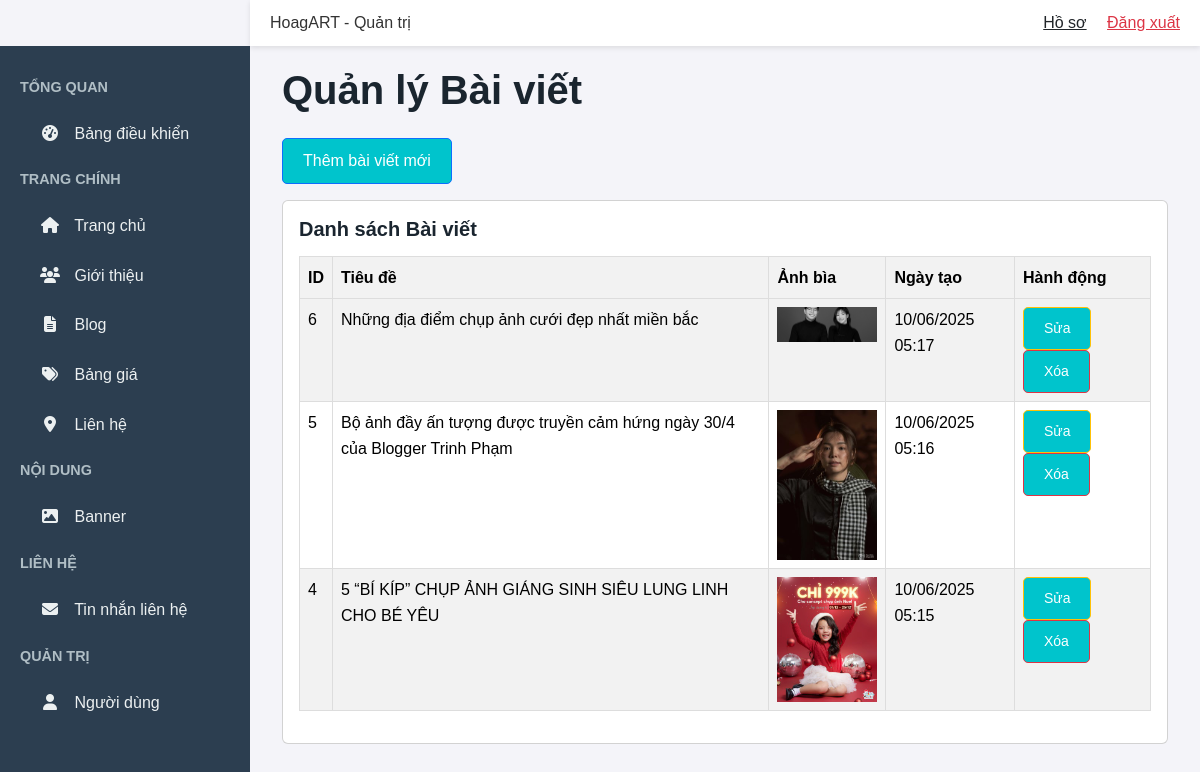
Page /admin/posts (signed in) on the committed database.
### app/models/post.py (models this page shows)
class Post(db.Model):
    id = db.Column(db.Integer, primary_key=True)
    title = db.Column(db.String(200), nullable=False)
    content = db.Column(db.Text, nullable=False)
    image_url = db.Column(db.String(200), nullable=True)
    created_at = db.Column(db.DateTime, default=datetime.utcnow)
    user_id = db.Column(db.Integer, db.ForeignKey('user.id'), nullable=False)
    user = db.relationship('User', backref=db.backref('posts', lazy=True))
    is_featured = db.Column(db.Boolean, default=False, nullable=False)  # Thêm cột is_featured

### app/blueprints/admin/routes.py (the view)
@admin_bp.route('/posts', methods=['GET'])
@login_required
@admin_required
def manage_posts():
    posts = Post.query.order_by(Post.created_at.desc()).all()
    return render_template('admin/posts.html', posts=posts)

### app/blueprints/admin/routes.py (called while the page is built)
def admin_required(f):
    @wraps(f)
    def decorated_function(*args, **kwargs):
        if not current_user.is_authenticated or not current_user.is_admin:
            flash('Bạn không có quyền truy cập trang này.', 'error')
            return redirect(url_for('main.home'))
        return f(*args, **kwargs)
    return decorated_function

### app/templates/admin/posts.html (shortened to what this page needs)
{% extends "admin/base.html" %}  {% block content %}
<div class="container-fluid">
    <h1 class="mb-4">Quản lý Bài viết</h1>
    <div class="mb-3">
        <a href="{{ url_for('admin.add_post') }}" class="btn btn-primary"
            >Thêm bài viết mới</a
        >
    </div>
    <div class="card">
        <div class="card-body">
            <h5>Danh sách Bài viết</h5>
            <table class="table table-striped">
                <thead>
                    <tr>
                        <th>ID</th>
                        <th>Tiêu đề</th>
                        <th>Ảnh bìa</th>
                        <th>Ngày tạo</th>
                        <th>Hành động</th>
                    </tr>
                </thead>
                <tbody>
                    {% for post in posts %}
                    <tr>
                        <td>{{ post.id }}</td>
                        <td>{{ post.title }}</td>
                        <td>
                            {% if post.image_url %}
                            <img
                                src="{{ post.image_url }}"
                                alt="{{ post.title }}"
                                width="100"
                            />
                            {% else %} - {% endif %}
                        </td>
                        <td>
                            {{ post.created_at.strftime('%d/%m/%Y %H:%M') }}
                        </td>
                        <td>
                            <a
                                href="{{ url_for('admin.edit_post', id=post.id) }}"
                                class="btn btn-sm btn-warning"
                                >Sửa</a
                            >
                            <form
                                action="{{ url_for('admin.delete_post', id=post.id) }}"
                                method="POST"
                                style="display: inline"
                            >
                                <button
                                    type="submit"
                                    class="btn btn-sm btn-danger"
                                    onclick="return confirm('Bạn có chắc muốn xóa?')"
                                >
                                    Xóa
                                </button>
                            </form>
                        </td>
                    </tr>
                    {% endfor %}
                </tbody>
            </table>
        </div>
    </div>
</div>
{% endblock %}

### app/templates/admin/base.html (shortened to what this page needs)
<!DOCTYPE html>
<html lang="vi">
    <head>
        <link
            rel="stylesheet"
            href="https://cdnjs.cloudflare.com/ajax/libs/font-awesome/6.5.2/css/all.min.css"
        />
        <link
            href="https://cdn.jsdelivr.net/npm/bootstrap@5.3.3/dist/css/bootstrap.min.css"
            rel="stylesheet"
        />
        <link
            rel="stylesheet"
            href="{{ url_for('static', filename='css/style.css') }}"
        />
        <link
            rel="stylesheet"
            href="https://cdnjs.cloudflare.com/ajax/libs/font-awesome/6.5.1/css/all.min.css"
        />
    </head>
    <body>
        <div
            class="navbar-admin d-flex justify-content-between align-items-center"
        >
            <div class="logo">HoagART - Quản trị</div>
            <div>
                <a href="{{ url_for('main.profile') }}" class="text-dark me-3"
                    >Hồ sơ</a
                >
                <a href="{{ url_for('auth.logout') }}" class="text-danger"
                    >Đăng xuất</a
                >
            </div>
        </div>
        <div class="d-flex">
            <div class="sidebar">
                <div class="nav-title">Tổng quan</div>
                <a href="{{ url_for('admin.dashboard') }}"
                    ><i class="fas fa-tachometer-alt"></i> Bảng điều khiển</a
                >
                <div class="nav-title">Trang chính</div>
                <a href="{{ url_for('admin.manage_home') }}"
                    ><i class="fas fa-home"></i> Trang chủ</a
                >
                <a href="{{ url_for('admin.manage_introduce') }}"
                    ><i class="fas fa-users"></i> Giới thiệu</a
                >
                <a href="{{ url_for('admin.manage_posts') }}"
                    ><i class="fas fa-file-alt"></i> Blog</a
                >
                <a href="{{ url_for('admin.manage_pricing') }}"
                    ><i class="fas fa-tags"></i> Bảng giá</a
                >
                <a href="{{ url_for('admin.manage_contact') }}"
                    ><i class="fas fa-map-marker-alt"></i> Liên hệ</a
                >
                <div class="nav-title">Nội dung</div>
                <a href="{{ url_for('admin.manage_banners') }}"
                    ><i class="fas fa-image"></i> Banner</a
                >
                <div class="nav-title">Liên hệ</div>
                <a href="{{ url_for('admin.manage_contact_submissions') }}"
                    ><i class="fas fa-envelope"></i> Tin nhắn liên hệ</a
                >
                <div class="nav-title">Quản trị</div>
                <a href="{{ url_for('admin.manage_users') }}"
                    ><i class="fas fa-user"></i> Người dùng</a
                >
            </div>
            <div class="content flex-grow-1">
                 {% block content %}{%
                endblock %}
            </div>
        </div>
    </body>
</html>

### app/static/css/style.css (style rules this page uses)
:root { --primary-color: #00c4cc; --secondary-color: #ff4d4d; --dark-bg: #1a252f; --light-bg: #f5f5f5; --text-color: #333; --light-text: #fff; --shadow-light: 0 4px 10px rgba(0, 0, 0, 0.1); --shadow-dark: 0 8px 20px rgba(0, 0, 0, 0.2); --navbar-height: 70px; --carousel-height: calc(92.5vh - var(--navbar-height)); --thumbnail-height: 60px; --thumbnail-width: 80px; --thumbnail-group-width: calc(var(--thumbnail-width) * 6 + 30px); --border-radius: 8px; --transition: all 0.3s ease; }
* { margin: 0; padding: 0; box-sizing: border-box; }
body { font-family: 'Roboto', Arial, sans-serif; line-height: 1.6; color: var(--text-color); background-color: var(--light-bg); overflow-x: hidden; }
h1, h2, h3, h4, h5, h6 { color: var(--dark-bg); font-weight: 700; }
.btn { background-color: var(--primary-color); color: var(--light-text); padding: 10px 20px; text-decoration: none; border-radius: 5px; transition: var(--transition); font-weight: 500; display: inline-block; }
.table { width: 100%; border-collapse: collapse; margin-top: 15px; }
.table th, .table td { border: 1px solid #ddd; padding: 8px; text-align: left; }
.table th { background-color: #f2f2f2; }

### app/templates/admin/base.html (style rules this page uses)
body { font-family: Arial, sans-serif; background-color: #f4f4f9; margin: 0; }
.sidebar { background-color: #2c3e50; min-height: 100vh; padding-top: 20px; width: 250px; position: fixed; overflow-y: auto; }
.sidebar .nav-title { color: #b0bec5; padding: 10px 20px; font-size: 0.9rem; text-transform: uppercase; font-weight: bold; }
.sidebar a { color: #ecf0f1; padding: 12px 20px 12px 40px; display: block; text-decoration: none; font-size: 1rem; transition: background-color 0.3s; }
.sidebar a i { margin-right: 10px; width: 20px; text-align: center; }
.content { margin-left: 250px; padding: 20px; min-height: 100vh; }
.navbar-admin { background-color: #ffffff; box-shadow: 0 2px 5px rgba(0, 0, 0, 0.1); padding: 10px 20px; margin-left: 250px; }

### rows in the picture
Post: id "6", title "Những địa điểm chụp ảnh cưới đẹp nhất miền bắc", image_url (picture), created_at "10/06/2025 05:17"
Post: id "5", title "Bộ ảnh đầy ấn tượng được truyền cảm hứng ngày 30/4 của Blogger Trinh Phạm", image_url (picture), created_at "10/06/2025 05:16"
Post: id "4", title "5 “BÍ KÍP” CHỤP ẢNH GIÁNG SINH SIÊU LUNG LINH CHO BÉ YÊU", image_url (picture), created_at "10/06/2025 05:15"
